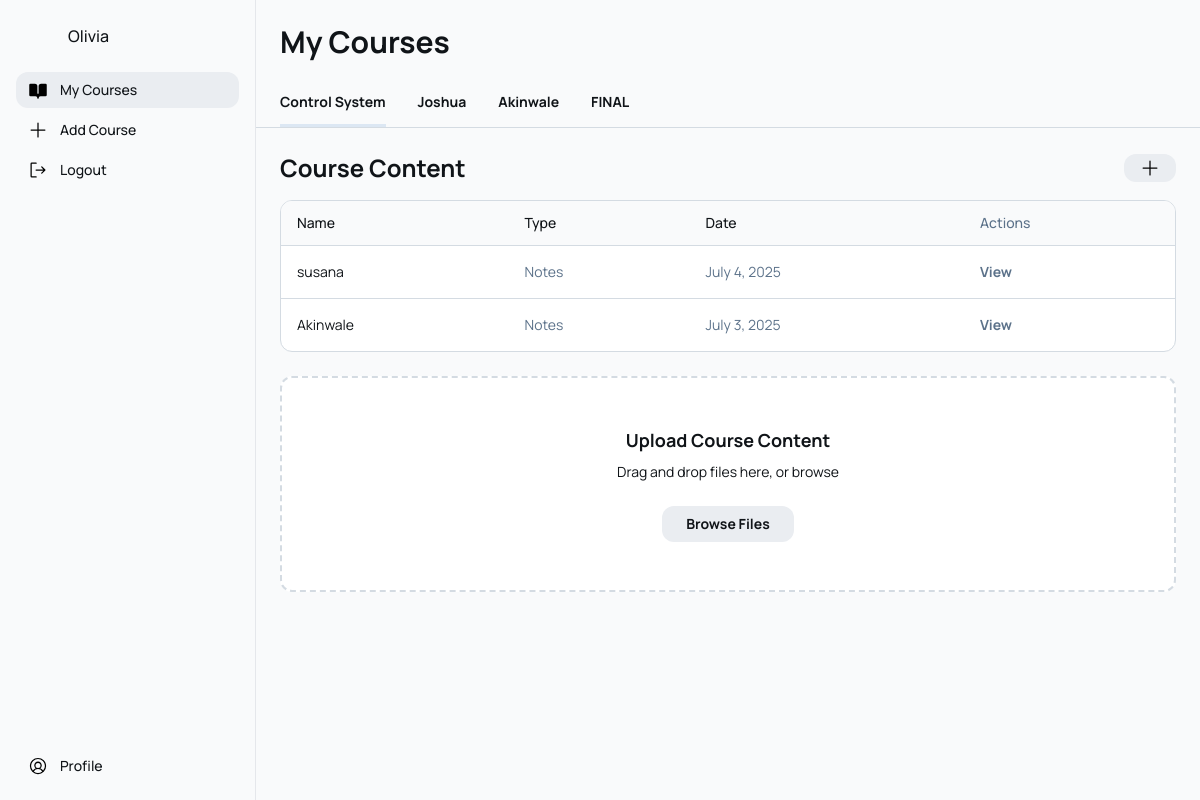
The app's page /control-system/, older data.
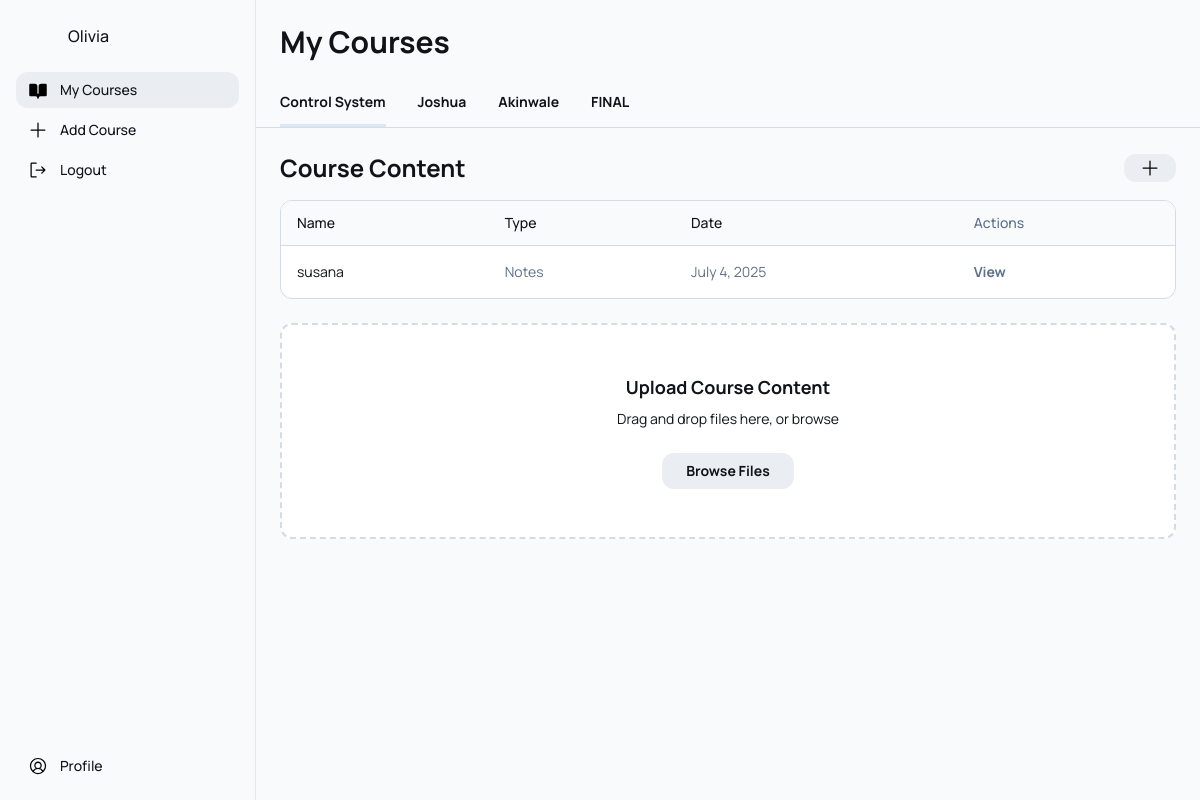
The same page, newer data.
### rag/models.py (models this page shows, shortened)
class Courses (models.Model):
    course_name = models.CharField(max_length=100, unique=True)
    course_code = models.CharField(max_length=10, unique=True)
    instructor = models.TextField(blank=True, null=True)
    description = models.TextField(blank=True, null=True)
    slug  = models.SlugField(default='', null=False)
    class Meta:
        verbose_name_plural = 'Courses'

class CourseContent(models.Model):
    course = models.ForeignKey(Courses, on_delete=models.CASCADE, related_name='contents')
    type = models.CharField(max_length=50, choices=[('text', 'Text'), ('video', 'Video'), ('image', 'Image')])
    title = models.CharField(max_length=200)
    file = models.FileField(upload_to='course_content_files/', blank=True, null=True)
    date = models.DateField(auto_now_add=True)
    slug = models.SlugField(default='', null=False)
    class Meta:
        verbose_name_plural = 'Course Contents'
        ordering = ['-date']

### rag/views.py (the view)
# urls.py: path('<slug:slug>/', views.index, name='index'),
def index(request, slug):
    try:
        active_course = Courses.objects.get(slug=slug)
        Courses_1 = Courses.objects.all()
    except Courses.DoesNotExist:
        raise Http404("Course not found.")
    all_courses = Courses.objects.exclude(slug="").order_by('id')
    course_content = CourseContent.objects.filter(course=active_course)
    context = {
        'active_course': active_course,
        'all_courses': all_courses,
        'coursecontent': course_content,
        'Courses':Courses_1
    }
    return render(request, 'rag/index.html', context)

### rag/templates/rag/index.html (shortened to what this page needs)
<html>
  <head>
    <script src="https://cdn.tailwindcss.com?plugins=forms,container-queries"></script>
  </head>
  <body>
    <div class="flex h-screen bg-gray-50 overflow-hidden" style='font-family: Manrope, "Noto Sans", sans-serif;'>
      <div class="hidden lg:flex lg:w-64 xl:w-72 flex-col bg-gray-50 border-r border-gray-200">
        <div class="flex flex-col justify-between h-full p-4">
          <div class="flex flex-col gap-4">
            <div class="flex gap-3 items-center">
              <div
                class="bg-center bg-no-repeat aspect-square bg-cover rounded-full w-10 h-10 flex-shrink-0"
                style='background-image: url("https://lh3.googleusercontent.com/aida-public/AB6AXuCqYixR4em8c75JykjQuXfRPYJLtOe8Gu1uddx-KUTVbVidf75rBdU7V9_Rq4Cpng3Wp79RhAvsKAWYIn8W8wBP-PCT9r7qmXTCFLg4lyJJqePE31kZUATqI5eTTfJdCSCljhCs4LlSUcZRFj-6OaFWX-mca2iHvd7JDInaT235NFRfeW6V4KOMSYlD2RcIT7de9hBvCm2eeo2Tz_cLg37HOO25T56DLkkA2rNSUE7_jv3ojXJaHgeI1dSmtQUoRkeKxkJ_E8kjBbc");'
              ></div>
              <h1 class="text-[#101418] text-base font-medium">Olivia</h1>
            </div>
            <nav class="flex flex-col gap-1">
              <div class="flex items-center gap-3 px-3 py-2 rounded-xl bg-[#eaedf1] cursor-pointer">
                <p class="text-[#101418] text-sm font-medium">My Courses</p>
              </div>
              <div class="flex items-center gap-3 px-3 py-2 hover:bg-gray-100 rounded-xl cursor-pointer" id="addCourseBtn">
                <svg xmlns="http://www.w3.org/2000/svg" width="20" height="20" fill="currentColor" viewBox="0 0 256 256">
                  <path d="M224,128a8,8,0,0,1-8,8H136v80a8,8,0,0,1-16,0V136H40a8,8,0,0,1,0-16h80V40a8,8,0,0,1,16,0v80h80A8,8,0,0,1,224,128Z"></path>
                </svg>
                <button class="text-[#101418] text-sm font-medium">Add Course</button>
              </div>
              <div class="flex items-center gap-3 px-3 py-2 hover:bg-gray-100 rounded-xl cursor-pointer">
                <p class="text-[#101418] text-sm font-medium">Logout</p>
              </div>
            </nav>
          </div>
          <div class="flex items-center gap-3 px-3 py-2 hover:bg-gray-100 rounded-xl cursor-pointer">
            <p class="text-[#101418] text-sm font-medium">Profile</p>
          </div>
        </div>
      </div>
      <main class="flex-1 flex flex-col min-w-0 custom-scrollbar overflow-y-auto">
        <div class="flex justify-between items-center p-4 lg:p-6 pt-16 lg:pt-6">
          <h1 class="text-[#101418] text-2xl lg:text-3xl font-bold">My Courses</h1>
        </div>
        <div class="border-b border-[#d4dbe2] px-4 lg:px-6">
          <div class="flex gap-4 lg:gap-8 overflow-x-auto scrollbar-hide">
             {% for course in Courses %}
            <a class="flex-shrink-0 border-b-[3px]{% if request.resolver_match.kwargs.slug == course.slug %} border-b-[#dce7f3] {% else %} border-b-transparent {% endif %} text-[#101418] pb-3 pt-2" href="{% url 'rag:index' course.slug %}">
              <p class="text-sm font-bold">{{ course.course_name|capfirst }}</p>
            </a>
            {% endfor %}
          </div>
        </div>
        <div class="flex-1 p-4 lg:p-6">
          <div class="flex items-center justify-between mb-4">
            <h2 class="text-[#101418] text-xl lg:text-2xl font-bold">
              Course Content
            </h2>
            <button class="fkex items-center gap-1 bg-[#eaedf1] hover:bg-[#d3d6db] text-sm font-medium px-4 py-1 rounded-xl">
              <svg xmins="http://www.w3.org/2000/svg" width = "20" height="20" fill="currentColor" viewBox="0 0 256 256">
                <path d="M224,128a8,8,0,0,1-8,8H136v80a8,8,0,0,1-16,0V136H40a8,8,0,0,1,0-16h80V40a8,8,0,0,1,16,0v80h80A8,8,0,0,1,224,128Z"></path>
                  Add
              </svg>
            </button>
          </div>
          <div class="hidden md:block overflow-hidden rounded-xl border border-[#d4dbe2] bg-white mb-6">
            <table class="w-full">
              <thead>
                <tr class="bg-gray-50">
                  <th class="px-4 py-3 text-left text-[#101418] text-sm font-medium">Name</th>
                  <th class="px-4 py-3 text-left text-[#101418] text-sm font-medium">Type</th>
                  <th class="px-4 py-3 text-left text-[#101418] text-sm font-medium">Date</th>
                  <th class="px-4 py-3 text-left text-[#5c728a] text-sm font-medium">Actions</th>
                </tr>
              </thead>
              <tbody>
                {% for content in coursecontent %}
                <tr
                  class="border-t border-t-[#d4dbe2] hover:bg-gray-50 cursor-pointer"
                  data-href="{% url 'rag:llm' content.course.slug content.slug %}"
                >
                  <td class="px-4 py-4 text-[#101418] text-sm">{{ content.title }}</td>
                  <td class="px-4 py-4 text-[#5c728a] text-sm">Notes</td>
                  <td class="px-4 py-4 text-[#5c728a] text-sm">{{content.date}}</td>
                  <td class="px-4 py-4">
                    <span class="text-[#5c728a] hover:text-[#101418] text-sm font-bold">View</span>
                  </td>
                </tr>
                {% empty %}
                <tr>
                  <td colspan="4" class="px-4 py-4 text-center text-[#5c728a] text-sm">No content available</td>
                </tr>
                {% endfor %}
              </tbody>
            </table>
          </div>
          <div class="bg-white rounded-xl border-2 border-dashed border-[#d4dbe2] p-6 lg:p-12 text-center">
            <div class="max-w-md mx-auto">
              <h3 class="text-[#101418] text-lg font-bold mb-2">Upload Course Content</h3>
              <p class="text-[#101418] text-sm mb-6">Drag and drop files here, or browse</p>
              <button class="bg-[#eaedf1] hover:bg-[#dce7f3] text-[#101418] px-6 py-2 rounded-xl text-sm font-bold transition-colors">
                Browse Files
              </button>
            </div>
          </div>
        </div>
      </main>
    </div>
  </body>
</html>

Row changes from the older to the newer data that the page shows:
removed CourseContent: title "Akinwale", date "July 3, 2025"
